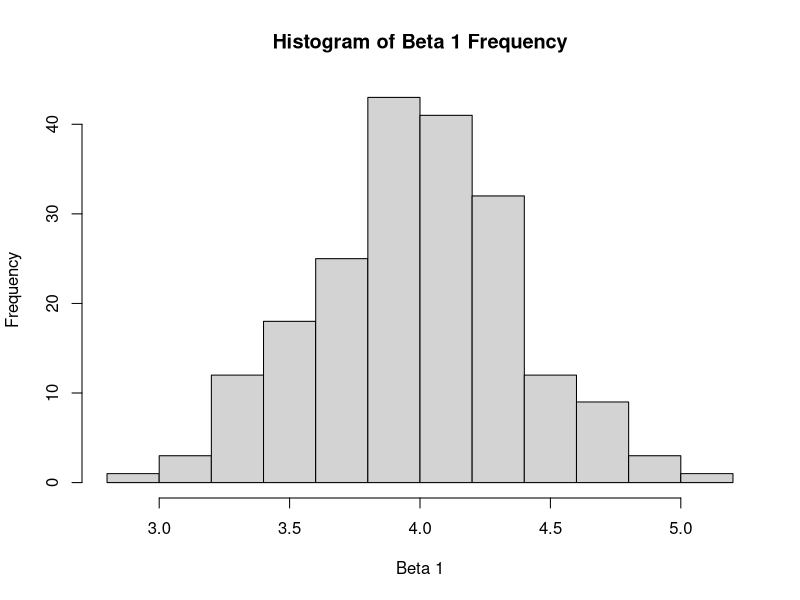

Recreate this plot in R.
## ---- chunk 1
GPA.df = read.csv("GPA.csv")

## ---- chunk 2
# ACT as dependent
GPA.df.reg = lm(GPA ~ ACT, data = GPA.df)
GPA.df.reg

# GPA as dependent
GPA.df.reg = lm(ACT ~ GPA, data = GPA.df)
GPA.df.reg

## ---- chunk 3
GPA.df.reg = lm(GPA ~ ACT, data = GPA.df)
confint(GPA.df.reg, parm="ACT", level = 0.99)

## ---- chunk 4
t.test(GPA.df)
## ---- chunk 5
GPA.ACT24.reg = lm(GPA ~ ACT , data = GPA.df)
predict(GPA.ACT24.reg, GPA.df[which(GPA.df$ACT==28)[1],], interval = "confidence", level=.95)

## ---- chunk 6
Xh = data.frame(ACT = 28)
predict(GPA.ACT24.reg, Xh, interval = "predict", level=.95)

## ---- chunk 7
predict(GPA.ACT24.reg, Xh, interval = "confidence", level=.95)
## ---- chunk 8
set.seed(42)
print(nrow(GPA.df))
print(nrow(GPA.df) * .7)

rows = sample(nrow(GPA.df))
GPA.df.shuffled = GPA.df[rows, ]

GPA.df.shuffled.reg = lm(GPA ~ ACT, data = GPA.df.shuffled[1:84,])

predict.GPA.df.shuffled.reg = predict(GPA.df.shuffled.reg, GPA.df.shuffled[85:120,])

print(mean((GPA.df.shuffled[85:120,]$GPA - predict.GPA.df.shuffled.reg) ^ 2))


## ---- chunk 9
set.seed(42)

randomerrors = c(rnorm(5, mean=0, sd=5))

XValues = c(4, 8, 12, 16, 20)
YValues = 0

for (x in 1:5) YValues[x] =  XValues[x] * 4 + 20 + randomerrors[x]

XY.reg = lm(YValues ~ XValues)

XY.reg$coefficients

P5.Xh = data.frame(XValues = 10)

predict(XY.reg, P5.Xh, interval = "confidence", level=.95)

## ---- chunk 10

set.seed(42)

randomerrors = c(rnorm(5, mean=0, sd=5))

XValues = c(4, 8, 12, 16, 20)
P5.Xh = data.frame(XValues = 10)
#XY.RND.df.combine = 0   

for (y in 1:200){

randomerrors = c(rnorm(5, mean=0, sd=5))

      for (x in 1:5){YValues[x] =  XValues[x] * 4 + 20 + randomerrors[x]}
      
      XY.reg = lm(YValues ~ XValues)
      
      predict.values = predict(XY.reg, P5.Xh, interval = "confidence", level=.95)
   
      XY.RND.df = c(XY.reg$coefficients, predict.values)

      names(XY.RND.df)[1]  = "Beta 0"
      names(XY.RND.df)[2]  = "Beta 1"
      names(XY.RND.df)[3]  = "fit"
      names(XY.RND.df)[4]  = "low"
      names(XY.RND.df)[5]  = "upr"
   
         if (y == 1) {
            XY.RND.df.combine = XY.RND.df
         } else { 
            XY.RND.df.combine = rbind(XY.RND.df.combine, XY.RND.df)}
}

XY.RNDcmb.df = data.frame(XY.RND.df.combine)

# Showing just first 6 rows for brevity
head(XY.RNDcmb.df)
## ---- chunk 11
hist(XY.RNDcmb.df$Beta.1, xlab = "Beta 1", main="Histogram of Beta 1 Frequency")
print (mean(XY.RNDcmb.df$Beta.1))
print (sd(XY.RNDcmb.df$Beta.1))
## ---- chunk 12
# E{Y} = 20 + 4X
# E{Y} = 20 + 4 * 10
# E{Y} = 60

x = 0
for (y in 1:200){
   if (XY.RNDcmb.df$low[y] <= 60 & XY.RNDcmb.df$upr[y] >= 60) {x = x + 1}
}
print(x)
print(x/200)
